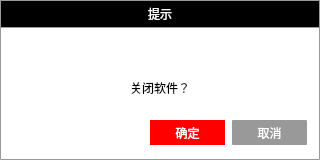
<?xml version="1.0" encoding="UTF-8"?>
<ui version="4.0">
 <class>WarningDlg</class>
 <widget class="QDialog" name="WarningDlg">
  <property name="geometry">
   <rect>
    <x>0</x>
    <y>0</y>
    <width>320</width>
    <height>160</height>
   </rect>
  </property>
  <property name="minimumSize">
   <size>
    <width>320</width>
    <height>160</height>
   </size>
  </property>
  <property name="maximumSize">
   <size>
    <width>320</width>
    <height>160</height>
   </size>
  </property>
  <property name="font">
   <font>
    <family>微软雅黑</family>
   </font>
  </property>
  <property name="windowTitle">
   <string>Dialog</string>
  </property>
  <property name="styleSheet">
   <string notr="true">QWidget#WarningDlg
{
background:rgb(255, 255, 255);
border: 1px solid #999999;
border-radius: 1px;
}</string>
  </property>
  <layout class="QGridLayout" name="gridLayout_3">
   <property name="leftMargin">
    <number>0</number>
   </property>
   <property name="topMargin">
    <number>0</number>
   </property>
   <property name="rightMargin">
    <number>0</number>
   </property>
   <property name="bottomMargin">
    <number>0</number>
   </property>
   <property name="spacing">
    <number>0</number>
   </property>
   <item row="0" column="0">
    <widget class="QWidget" name="m_warningTitle" native="true">
     <property name="minimumSize">
      <size>
       <width>30</width>
       <height>28</height>
      </size>
     </property>
     <property name="maximumSize">
      <size>
       <width>500</width>
       <height>28</height>
      </size>
     </property>
     <property name="styleSheet">
      <string notr="true">QWidget#m_warningTitle
{
background:rgb(0, 0, 0);
border:1px solid #999999;
border-radius: 1px;
}</string>
     </property>
     <layout class="QGridLayout" name="gridLayout">
      <property name="leftMargin">
       <number>0</number>
      </property>
      <property name="topMargin">
       <number>0</number>
      </property>
      <property name="rightMargin">
       <number>0</number>
      </property>
      <property name="bottomMargin">
       <number>0</number>
      </property>
      <property name="spacing">
       <number>0</number>
      </property>
      <item row="0" column="0">
       <layout class="QHBoxLayout" name="horizontalLayout">
        <property name="spacing">
         <number>0</number>
        </property>
        <item>
         <spacer name="horizontalSpacer_7">
          <property name="orientation">
           <enum>Qt::Horizontal</enum>
          </property>
          <property name="sizeType">
           <enum>QSizePolicy::Fixed</enum>
          </property>
          <property name="sizeHint" stdset="0">
           <size>
            <width>35</width>
            <height>28</height>
           </size>
          </property>
         </spacer>
        </item>
        <item>
         <spacer name="horizontalSpacer_6">
          <property name="orientation">
           <enum>Qt::Horizontal</enum>
          </property>
          <property name="sizeHint" stdset="0">
           <size>
            <width>40</width>
            <height>20</height>
           </size>
          </property>
         </spacer>
        </item>
        <item>
         <widget class="QPushButton" name="m_titleTextBtn">
          <property name="minimumSize">
           <size>
            <width>40</width>
            <height>28</height>
           </size>
          </property>
          <property name="maximumSize">
           <size>
            <width>16777215</width>
            <height>28</height>
           </size>
          </property>
          <property name="font">
           <font>
            <family>微软雅黑</family>
            <pointsize>9</pointsize>
           </font>
          </property>
          <property name="styleSheet">
           <string notr="true">QPushButton#m_titleTextBtn
{
color: #FFFFFF;
border-radius:1px;
background-repeat:no-repeat;
background-position:center;
}
QPushButton#m_titleTextBtn:hover
{

}</string>
          </property>
          <property name="text">
           <string>提示</string>
          </property>
         </widget>
        </item>
        <item>
         <spacer name="horizontalSpacer">
          <property name="orientation">
           <enum>Qt::Horizontal</enum>
          </property>
          <property name="sizeHint" stdset="0">
           <size>
            <width>40</width>
            <height>20</height>
           </size>
          </property>
         </spacer>
        </item>
        <item>
         <widget class="QPushButton" name="m_closeBtn">
          <property name="minimumSize">
           <size>
            <width>35</width>
            <height>28</height>
           </size>
          </property>
          <property name="maximumSize">
           <size>
            <width>35</width>
            <height>28</height>
           </size>
          </property>
          <property name="styleSheet">
           <string notr="true">QPushButton#m_closeBtn
{
color: #999999;
border-radius:1px;
font: bold 14px;
padding: 6px;
background-image:url(:/Title/Button/images/close.png);
background-repeat:no-repeat;
background-position:center;
}
QPushButton#m_closeBtn:hover
{
color:white;
background:red;
background-image:url(:/Title/Button/images/close.png);
background-repeat:no-repeat;
background-position:center;
}</string>
          </property>
          <property name="text">
           <string/>
          </property>
         </widget>
        </item>
       </layout>
      </item>
     </layout>
    </widget>
   </item>
   <item row="2" column="0">
    <layout class="QHBoxLayout" name="horizontalLayout_3">
     <item>
      <spacer name="horizontalSpacer_4">
       <property name="orientation">
        <enum>Qt::Horizontal</enum>
       </property>
       <property name="sizeHint" stdset="0">
        <size>
         <width>40</width>
         <height>20</height>
        </size>
       </property>
      </spacer>
     </item>
     <item>
      <widget class="QLabel" name="m_infoLabel">
       <property name="font">
        <font>
         <family>微软雅黑</family>
         <pointsize>9</pointsize>
        </font>
       </property>
       <property name="text">
        <string>关闭软件？</string>
       </property>
      </widget>
     </item>
     <item>
      <spacer name="horizontalSpacer_5">
       <property name="orientation">
        <enum>Qt::Horizontal</enum>
       </property>
       <property name="sizeHint" stdset="0">
        <size>
         <width>40</width>
         <height>20</height>
        </size>
       </property>
      </spacer>
     </item>
    </layout>
   </item>
   <item row="3" column="0">
    <layout class="QGridLayout" name="gridLayout_2">
     <property name="topMargin">
      <number>12</number>
     </property>
     <item row="0" column="3" rowspan="2">
      <spacer name="horizontalSpacer_3">
       <property name="orientation">
        <enum>Qt::Horizontal</enum>
       </property>
       <property name="sizeType">
        <enum>QSizePolicy::Fixed</enum>
       </property>
       <property name="sizeHint" stdset="0">
        <size>
         <width>13</width>
         <height>20</height>
        </size>
       </property>
      </spacer>
     </item>
     <item row="0" column="0" rowspan="2">
      <spacer name="horizontalSpacer_2">
       <property name="orientation">
        <enum>Qt::Horizontal</enum>
       </property>
       <property name="sizeHint" stdset="0">
        <size>
         <width>88</width>
         <height>20</height>
        </size>
       </property>
      </spacer>
     </item>
     <item row="2" column="0">
      <spacer name="verticalSpacer_3">
       <property name="orientation">
        <enum>Qt::Vertical</enum>
       </property>
       <property name="sizeType">
        <enum>QSizePolicy::Fixed</enum>
       </property>
       <property name="sizeHint" stdset="0">
        <size>
         <width>20</width>
         <height>15</height>
        </size>
       </property>
      </spacer>
     </item>
     <item row="0" column="1" rowspan="2" colspan="2">
      <layout class="QHBoxLayout" name="horizontalLayout_2">
       <item>
        <widget class="QPushButton" name="m_OKBtn">
         <property name="minimumSize">
          <size>
           <width>75</width>
           <height>25</height>
          </size>
         </property>
         <property name="maximumSize">
          <size>
           <width>75</width>
           <height>25</height>
          </size>
         </property>
         <property name="font">
          <font>
           <family>微软雅黑</family>
           <pointsize>-1</pointsize>
           <weight>50</weight>
           <italic>false</italic>
           <bold>false</bold>
          </font>
         </property>
         <property name="styleSheet">
          <string notr="true">QPushButton#m_OKBtn
{
background:red;
color:white;
border:4px solid red;
font: 12px;
font-family:微软雅黑;
background-repeat:no-repeat;
background-position:center;
}
QPushButton#m_OKBtn:hover
{

}</string>
         </property>
         <property name="text">
          <string>确定</string>
         </property>
        </widget>
       </item>
       <item>
        <spacer name="horizontalSpacer_8">
         <property name="orientation">
          <enum>Qt::Horizontal</enum>
         </property>
         <property name="sizeType">
          <enum>QSizePolicy::Fixed</enum>
         </property>
         <property name="sizeHint" stdset="0">
          <size>
           <width>7</width>
           <height>20</height>
          </size>
         </property>
        </spacer>
       </item>
       <item>
        <widget class="QPushButton" name="m_cancleBtn">
         <property name="minimumSize">
          <size>
           <width>75</width>
           <height>25</height>
          </size>
         </property>
         <property name="maximumSize">
          <size>
           <width>75</width>
           <height>25</height>
          </size>
         </property>
         <property name="font">
          <font>
           <family>微软雅黑</family>
           <pointsize>-1</pointsize>
           <weight>50</weight>
           <italic>false</italic>
           <bold>false</bold>
          </font>
         </property>
         <property name="styleSheet">
          <string notr="true">QPushButton#m_cancleBtn
{
background: #999999;
color:white;
border-radius:1px;
font: 12px;
font-family:微软雅黑;
padding: 6px;
background-repeat:no-repeat;
background-position:center;
}
QPushButton#m_cancleBtn:hover
{

}</string>
         </property>
         <property name="text">
          <string>取消</string>
         </property>
        </widget>
       </item>
      </layout>
     </item>
    </layout>
   </item>
   <item row="1" column="0">
    <spacer name="verticalSpacer">
     <property name="orientation">
      <enum>Qt::Vertical</enum>
     </property>
     <property name="sizeType">
      <enum>QSizePolicy::Fixed</enum>
     </property>
     <property name="sizeHint" stdset="0">
      <size>
       <width>20</width>
       <height>40</height>
      </size>
     </property>
    </spacer>
   </item>
  </layout>
 </widget>
 <resources/>
 <connections/>
</ui>
